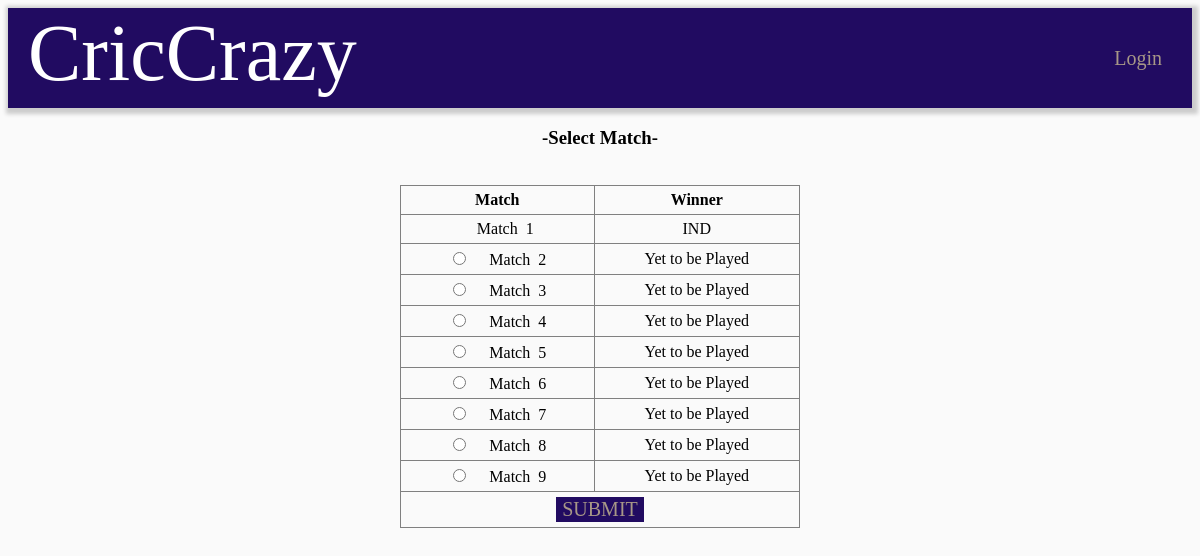
/pro/admin.php (signed in), run on the app's committed database.
### tables this page shows
CREATE TABLE IF NOT EXISTS `matches` (
  `MATCH_ID` varchar(10) NOT NULL,
  `VENUE` varchar(50) DEFAULT NULL,
  `DATE` date DEFAULT NULL,
  `START_TIME` time DEFAULT NULL,
  `TEAM1` varchar(10) DEFAULT NULL,
  `TEAM2` varchar(10) DEFAULT NULL,
  `TOSS` varchar(10) DEFAULT NULL,
  `TOSS_DECISION` varchar(20) DEFAULT NULL,
  `WINNER` varchar(10) DEFAULT NULL,
  `RESULT_DESCRIPTION` varchar(50) DEFAULT NULL
);

### pro/admin.php (the view, shortened to what this page needs)
<html>
<head>
</head>
<body bgcolor="#aabbcc">
<?php
include('maintop.php');
?>
<?php
if(isset($_SESSION['IS_AUTHENTICATED']) && $_SESSION['IS_AUTHENTICATED'] == 1){
	echo "<center><h3><b>-Select Match-</b></h3></cetner><br>";
	$qry = 'SELECT MATCH_ID,WINNER FROM matches order by MATCH_ID';
	$result = mysql_query($qry);
	echo '<center><form name="myform" method="post" action="toss.php">';
		echo '<table border="1" cellpadding="10px" width="400px00px" cellspacing="0">';
			echo "<tr>
					<td align='center'"."><b>Match</b></td>
					<td align='center'"."><b>Winner</b></td>
				</tr>";
				while($row = mysql_fetch_assoc($result)) {
					if($row['WINNER']=="") {
						echo "<tr>
								<td align='center'".">
									<input type='radio'"."name='match'"."value='".$row['MATCH_ID']."'".">
										".'&nbsp&nbsp;&nbsp;&nbsp;'.'Match&nbsp;&nbsp;'.$row['MATCH_ID'][1]."
									</input>
								</td>";
								echo "<td align='center'".">Yet to be Played</td>";
						echo '</tr>';
					} else {
						echo "<tr>
								<td align='center'".">
									".'&nbsp&nbsp;&nbsp;&nbsp;'.'Match&nbsp;&nbsp;'.$row['MATCH_ID'][1]."
								</td>";
								echo "<td align='center'".">".$row['WINNER']."</td>";
						echo '</tr>';
					}
				}
			echo "<tr>
					<td colspan='2'"."align='center'".">
						<input type='submit'"."VALUE='SUBMIT'"."
					</td>
				</tr>";
		echo '</table>';
	echo '</form></center>';
} else {
 header('location:login_form.php');
 exit();
}
?>
</body>
</html>

### pro/css/style.css (style rules this page uses)
#body { background-color:#FAFAFA; font-family:tahoma; }
table { border-collapse:collapse; }
input { background-color: #210B61; color: #A79787; font-family: 'Tahoma'; font-size: 20px; cursor: pointer; border:none; }
tr td:first-child { border-top-left-radius: 10px; }
tr td:last-child { border-top-right-radius: 10px; }
.ind tr, td { padding:5px; transition: .4s ease-in; }

### data on the page
matches: MATCH_ID "1", WINNER "IND"
matches: MATCH_ID "2"
matches: MATCH_ID "3"
matches: MATCH_ID "4"
matches: MATCH_ID "5"
matches: MATCH_ID "6"
matches: MATCH_ID "7"
matches: MATCH_ID "8"
matches: MATCH_ID "9"
